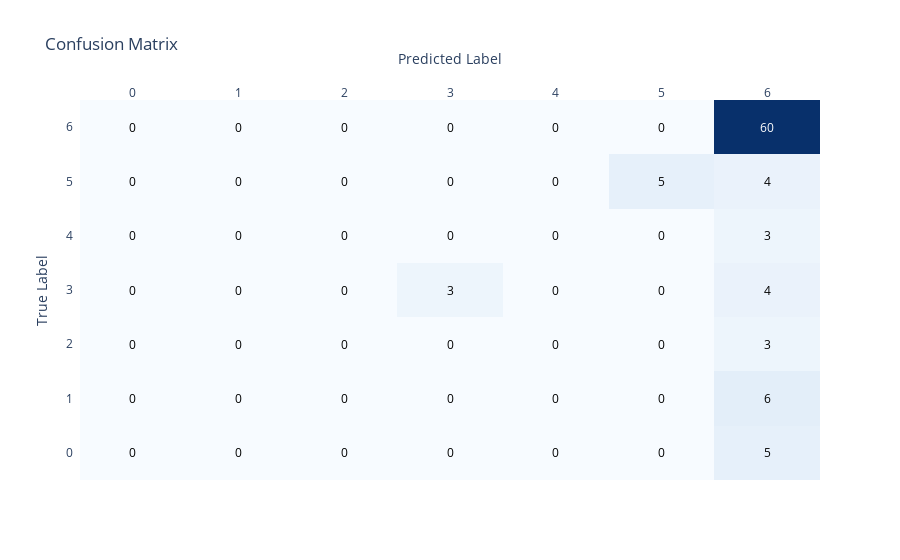

The code cell stored with this chart in its notebook:
### Code cell
# Importing necessary libraries for metrics and plotting
from sklearn.metrics import confusion_matrix, classification_report
import plotly.figure_factory as ff

# Assuming test_predict contains your model's predictions on the test dataset
# Generating a classification report
# Why: The classification report shows the main classification metrics precision, recall and f1-score on a per-class basis.
# This gives a deeper intuition of the classifier's performance, especially in imbalanced datasets.
report = classification_report(testingY, test_predict)
print(report)

# Generating a confusion matrix
# Why: A confusion matrix is a table used to evaluate the performance of a classification model.
# It provides insight into not only the accuracy but also the types of errors made by the classifier.
cm = confusion_matrix(testingY, test_predict)

# Converting the confusion matrix to a DataFrame for easier plotting
# Why: DataFrames provide a convenient structure for data manipulation and are compatible with many plotting libraries.
cm_df = pd.DataFrame(cm, index=[str(i) for i in range(cm.shape[0])], columns=[str(i) for i in range(cm.shape[1])])

# Creating a heatmap for the confusion matrix using Plotly
# Why: A heatmap is a graphical representation of data where individual values are represented as colors.
# It provides a visually intuitive way to understand the confusion matrix.
fig = ff.create_annotated_heatmap(
    z=cm_df.values,  # The confusion matrix values
    x=list(cm_df.columns),  # Predicted labels (as column names)
    y=list(cm_df.index),  # True labels (as index)
    annotation_text=cm_df.values,  # Text to show on the heatmap (confusion matrix values)
    colorscale='Blues'  # Color scale of the heatmap
)

# Updating the layout of the plot to add titles and axis labels
fig.update_layout(
    title='Confusion Matrix',
    xaxis_title='Predicted Label',
    yaxis_title='True Label'
)

# Displaying the plot
fig.show()

### Figure 1 — Plotly figure (JSON) as saved in the notebook; plotly's stock layout.template omitted (floating-point values rounded to 4 significant figures)
{"data": [{"colorscale": [[0, "rgb(247,251,255)"], [0.125, "rgb(222,235,247)"], [0.25, "rgb(198,219,239)"], [0.375, "rgb(158,202,225)"], [0.5, "rgb(107,174,214)"], [0.625, "rgb(66,146,198)"], [0.75, "rgb(33,113,181)"], [0.875, "rgb(8,81,156)"], [1, "rgb(8,48,107)"]], "reversescale": false, "showscale": false, "type": "heatmap", "x": ["0", "1", "2", "3", "4", "5", "6"], "y": ["0", "1", "2", "3", "4", "5", "6"], "z": [[0, 0, 0, 0, 0, 0, 5], [0, 0, 0, 0, 0, 0, 6], [0, 0, 0, 0, 0, 0, 3], [0, 0, 0, 3, 0, 0, 4], [0, 0, 0, 0, 0, 0, 3], [0, 0, 0, 0, 0, 5, 4], [0, 0, 0, 0, 0, 0, 60]]}], "layout": {"annotations": [{"font": {"color": "#000000"}, "showarrow": false, "text": "0", "x": "0", "xref": "x", "y": "0", "yref": "y"}, {"font": {"color": "#000000"}, "showarrow": false, "text": "0", "x": "1", "xref": "x", "y": "0", "yref": "y"}, {"font": {"color": "#000000"}, "showarrow": false, "text": "0", "x": "2", "xref": "x", "y": "0", "yref": "y"}, {"font": {"color": "#000000"}, "showarrow": false, "text": "0", "x": "3", "xref": "x", "y": "0", "yref": "y"}, {"font": {"color": "#000000"}, "showarrow": false, "text": "0", "x": "4", "xref": "x", "y": "0", "yref": "y"}, {"font": {"color": "#000000"}, "showarrow": false, "text": "0", "x": "5", "xref": "x", "y": "0", "yref": "y"}, {"font": {"color": "#000000"}, "showarrow": false, "text": "5", "x": "6", "xref": "x", "y": "0", "yref": "y"}, {"font": {"color": "#000000"}, "showarrow": false, "text": "0", "x": "0", "xref": "x", "y": "1", "yref": "y"}, {"font": {"color": "#000000"}, "showarrow": false, "text": "0", "x": "1", "xref": "x", "y": "1", "yref": "y"}, {"font": {"color": "#000000"}, "showarrow": false, "text": "0", "x": "2", "xref": "x", "y": "1", "yref": "y"}, {"font": {"color": "#000000"}, "showarrow": false, "text": "0", "x": "3", "xref": "x", "y": "1", "yref": "y"}, {"font": {"color": "#000000"}, "showarrow": false, "text": "0", "x": "4", "xref": "x", "y": "1", "yref": "y"}, {"font": {"color": "#000000"}, "showarrow": false, "text": "0", "x": "5", "xref": "x", "y": "1", "yref": "y"}, {"font": {"color": "#000000"}, "showarrow": false, "text": "6", "x": "6", "xref": "x", "y": "1", "yref": "y"}, {"font": {"color": "#000000"}, "showarrow": false, "text": "0", "x": "0", "xref": "x", "y": "2", "yref": "y"}, {"font": {"color": "#000000"}, "showarrow": false, "text": "0", "x": "1", "xref": "x", "y": "2", "yref": "y"}, {"font": {"color": "#000000"}, "showarrow": false, "text": "0", "x": "2", "xref": "x", "y": "2", "yref": "y"}, {"font": {"color": "#000000"}, "showarrow": false, "text": "0", "x": "3", "xref": "x", "y": "2", "yref": "y"}, {"font": {"color": "#000000"}, "showarrow": false, "text": "0", "x": "4", "xref": "x", "y": "2", "yref": "y"}, {"font": {"color": "#000000"}, "showarrow": false, "text": "0", "x": "5", "xref": "x", "y": "2", "yref": "y"}, {"font": {"color": "#000000"}, "showarrow": false, "text": "3", "x": "6", "xref": "x", "y": "2", "yref": "y"}, {"font": {"color": "#000000"}, "showarrow": false, "text": "0", "x": "0", "xref": "x", "y": "3", "yref": "y"}, {"font": {"color": "#000000"}, "showarrow": false, "text": "0", "x": "1", "xref": "x", "y": "3", "yref": "y"}, {"font": {"color": "#000000"}, "showarrow": false, "text": "0", "x": "2", "xref": "x", "y": "3", "yref": "y"}, {"font": {"color": "#000000"}, "showarrow": false, "text": "3", "x": "3", "xref": "x", "y": "3", "yref": "y"}, {"font": {"color": "#000000"}, "showarrow": false, "text": "0", "x": "4", "xref": "x", "y": "3", "yref": "y"}, {"font": {"color": "#000000"}, "showarrow": false, "text": "0", "x": "5", "xref": "x", "y": "3", "yref": "y"}, {"font": {"color": "#000000"}, "showarrow": false, "text": "4", "x": "6", "xref": "x", "y": "3", "yref": "y"}, {"font": {"color": "#000000"}, "showarrow": false, "text": "0", "x": "0", "xref": "x", "y": "4", "yref": "y"}, {"font": {"color": "#000000"}, "showarrow": false, "text": "0", "x": "1", "xref": "x", "y": "4", "yref": "y"}, {"font": {"color": "#000000"}, "showarrow": false, "text": "0", "x": "2", "xref": "x", "y": "4", "yref": "y"}, {"font": {"color": "#000000"}, "showarrow": false, "text": "0", "x": "3", "xref": "x", "y": "4", "yref": "y"}, {"font": {"color": "#000000"}, "showarrow": false, "text": "0", "x": "4", "xref": "x", "y": "4", "yref": "y"}, {"font": {"color": "#000000"}, "showarrow": false, "text": "0", "x": "5", "xref": "x", "y": "4", "yref": "y"}, {"font": {"color": "#000000"}, "showarrow": false, "text": "3", "x": "6", "xref": "x", "y": "4", "yref": "y"}, {"font": {"color": "#000000"}, "showarrow": false, "text": "0", "x": "0", "xref": "x", "y": "5", "yref": "y"}, {"font": {"color": "#000000"}, "showarrow": false, "text": "0", "x": "1", "xref": "x", "y": "5", "yref": "y"}, {"font": {"color": "#000000"}, "showarrow": false, "text": "0", "x": "2", "xref": "x", "y": "5", "yref": "y"}, {"font": {"color": "#000000"}, "showarrow": false, "text": "0", "x": "3", "xref": "x", "y": "5", "yref": "y"}, {"font": {"color": "#000000"}, "showarrow": false, "text": "0", "x": "4", "xref": "x", "y": "5", "yref": "y"}, {"font": {"color": "#000000"}, "showarrow": false, "text": "5", "x": "5", "xref": "x", "y": "5", "yref": "y"}, {"font": {"color": "#000000"}, "showarrow": false, "text": "4", "x": "6", "xref": "x", "y": "5", "yref": "y"}, {"font": {"color": "#000000"}, "showarrow": false, "text": "0", "x": "0", "xref": "x", "y": "6", "yref": "y"}, {"font": {"color": "#000000"}, "showarrow": false, "text": "0", "x": "1", "xref": "x", "y": "6", "yref": "y"}, {"font": {"color": "#000000"}, "showarrow": false, "text": "0", "x": "2", "xref": "x", "y": "6", "yref": "y"}, {"font": {"color": "#000000"}, "showarrow": false, "text": "0", "x": "3", "xref": "x", "y": "6", "yref": "y"}, {"font": {"color": "#000000"}, "showarrow": false, "text": "0", "x": "4", "xref": "x", "y": "6", "yref": "y"}, {"font": {"color": "#000000"}, "showarrow": false, "text": "0", "x": "5", "xref": "x", "y": "6", "yref": "y"}, {"font": {"color": "#FFFFFF"}, "showarrow": false, "text": "60", "x": "6", "xref": "x", "y": "6", "yref": "y"}], "title": {"text": "Confusion Matrix"}, "xaxis": {"dtick": 1, "gridcolor": "rgb(0, 0, 0)", "side": "top", "ticks": "", "title": {"text": "Predicted Label"}}, "yaxis": {"dtick": 1, "ticks": "", "ticksuffix": "  ", "title": {"text": "True Label"}}}}
